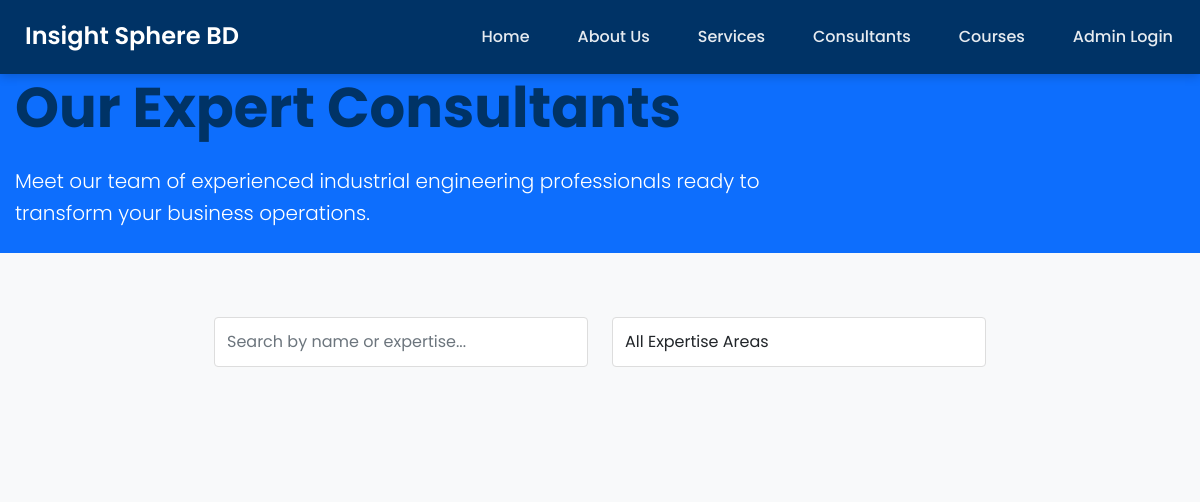
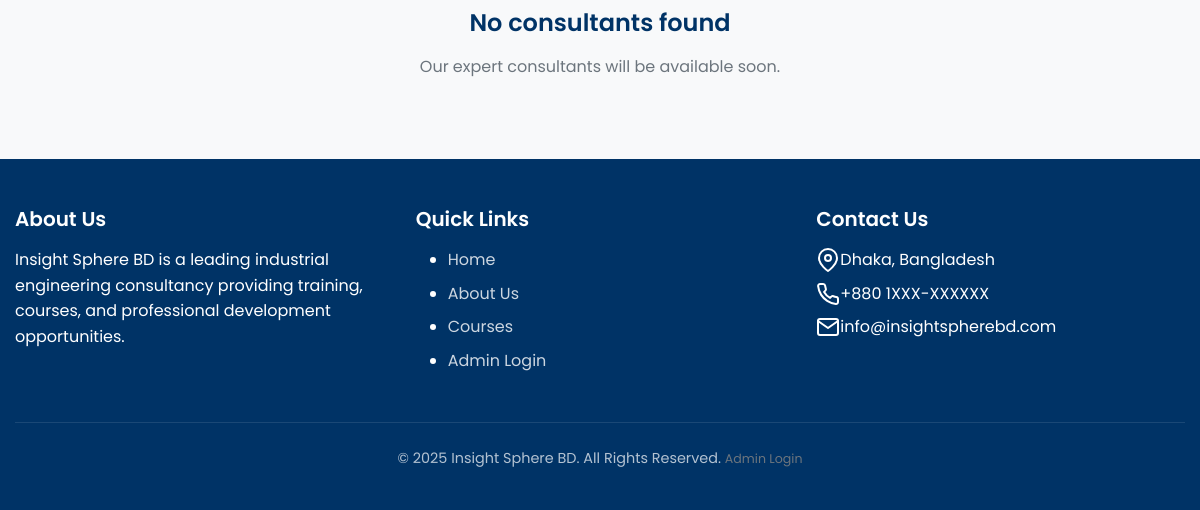
The app's page /consultants, older data (2 pictures, top to bottom).
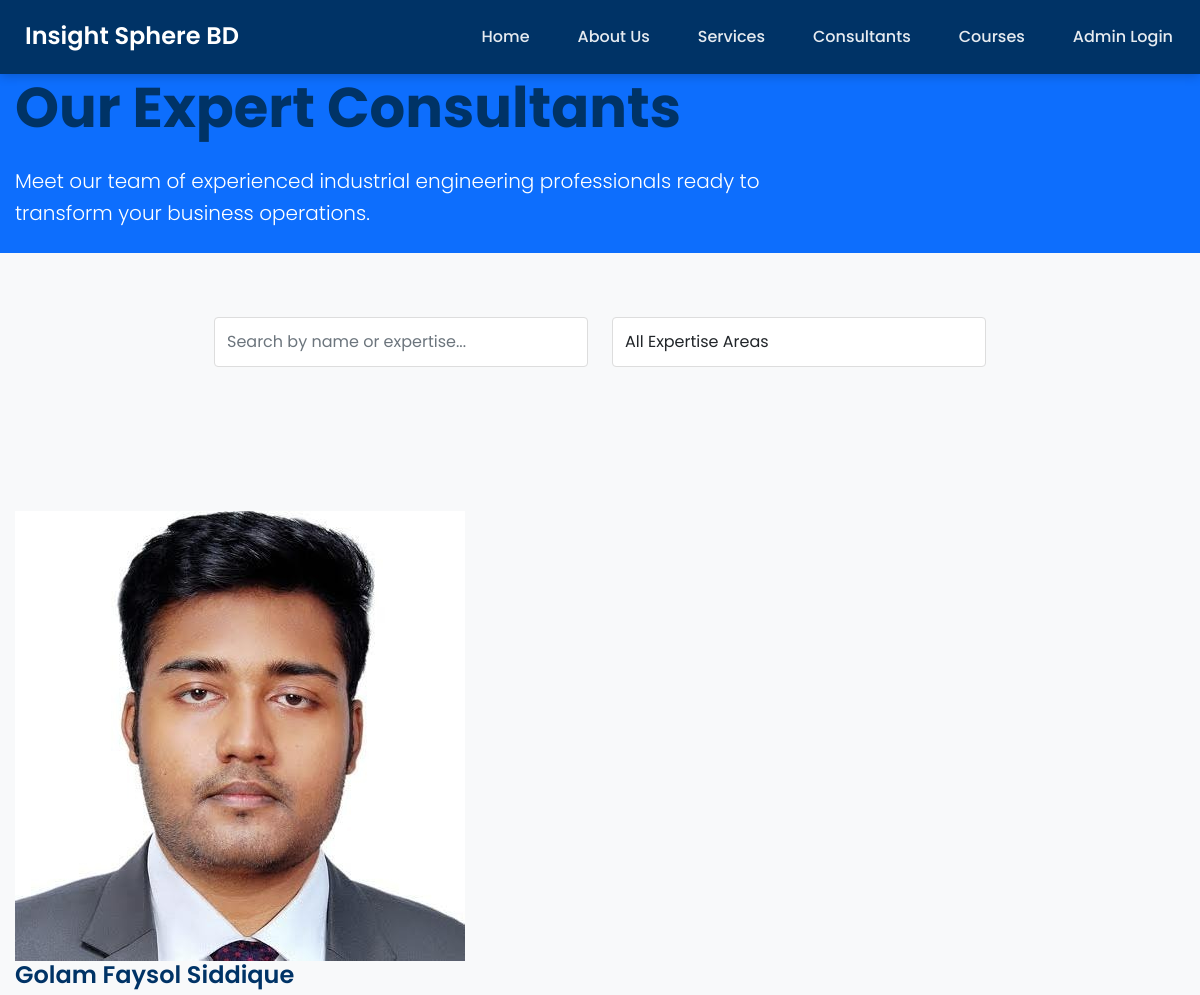
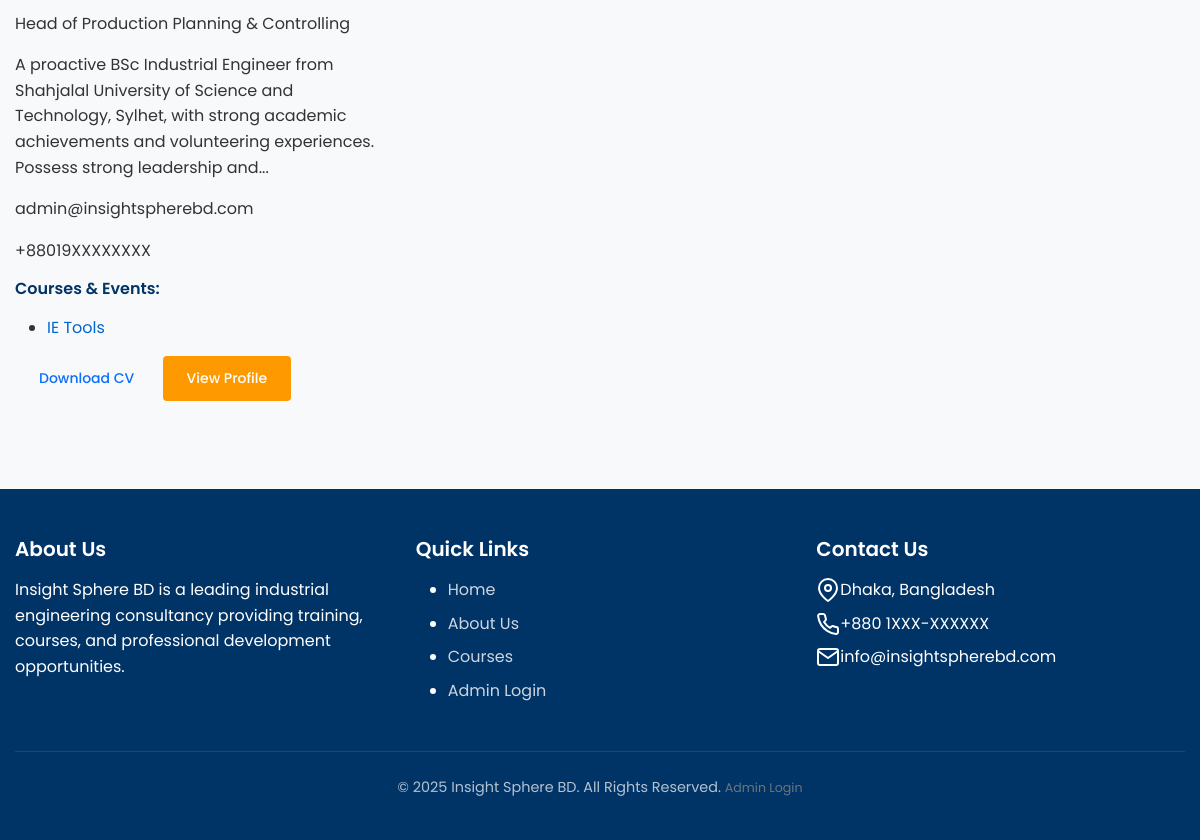
The same page, newer data (2 pictures, top to bottom).
### models.py (models this page shows, shortened)
class User(UserMixin, db.Model):
    id = db.Column(db.Integer, primary_key=True)
    username = db.Column(db.String(64), unique=True, nullable=False)
    email = db.Column(db.String(120), unique=True, nullable=False)
    password_hash = db.Column(db.String(256))
    full_name = db.Column(db.String(100))
    phone = db.Column(db.String(20))
    role = db.Column(db.String(20), default='user')  # user, admin, super_admin, consultant
    created_at = db.Column(db.DateTime, default=datetime.utcnow)
    courses = db.relationship('Course', secondary=registrations,
                             backref=db.backref('participants', lazy='dynamic'))
    payments = db.relationship('Payment', backref='user', lazy=True)
    certificates = db.relationship('Certificate', backref='user', lazy=True)
    is_consultant = db.Column(db.Boolean, default=False)
    bio = db.Column(db.Text)
    position = db.Column(db.String(100))
    photo_url = db.Column(db.String(255))
    photo_filename = db.Column(db.String(255), nullable=True)
    cv_filename = db.Column(db.String(255), nullable=True)
    @property
    def photo_path(self):
        if self.photo_filename:
            return url_for('static', filename=f'uploads/consultants/{self.photo_filename}')
        return self.photo_url or url_for('static', filename='img/default-avatar.png')
    @property
    def cv_path(self):
        if self.cv_filename:
            return url_for('static', filename=f'uploads/consultants/{self.cv_filename}')
        return None

class Course(db.Model):
    id = db.Column(db.Integer, primary_key=True)
    title = db.Column(db.String(100), nullable=False)
    description = db.Column(db.Text)
    date = db.Column(db.DateTime)
    duration = db.Column(db.String(50))  # e.g., "3 days", "2 weeks"
    fee = db.Column(db.Float, default=0.0)
    capacity = db.Column(db.Integer)
    location = db.Column(db.String(100))
    is_online = db.Column(db.Boolean, default=True)
    session_link = db.Column(db.String(255))  # Zoom, Google Meet, etc.
    is_published = db.Column(db.Boolean, default=False)
    created_at = db.Column(db.DateTime, default=datetime.utcnow)
    registration_open = db.Column(db.Boolean, default=True)
    payment_methods = db.Column(db.String(255), default='stripe,sslcommerz,manual')  # Comma-separated list of payment methods
    allow_bkash = db.Column(db.Boolean, default=True)  # via SSLCommerz
    allow_nagad = db.Column(db.Boolean, default=True)  # via SSLCommerz
    allow_rocket = db.Column(db.Boolean, default=True)  # via SSLCommerz
    allow_cards = db.Column(db.Boolean, default=True)  # via Stripe or SSLCommerz
    creator_id = db.Column(db.Integer, db.ForeignKey('user.id'))
    creator = db.relationship('User', foreign_keys=[creator_id])
    videos = db.relationship('CourseVideo', backref='course', lazy=True)
    materials = db.relationship('CourseMaterial', backref='course', lazy=True)

### routes/public.py (the view)
@public_bp.route('/consultants')
def consultants():
    consultants = User.query.filter_by(is_consultant=True).all()
    courses = Course.query.filter_by(is_published=True).all()
    return render_template('consultants.html',
                         title='Our Consultants',
                         consultants=consultants,
                         courses=courses)

### app.py (called while the page is built)
@app.context_processor
def inject_config():
    from datetime import datetime
    return {'config': app.config, 'now': datetime.utcnow()}

### templates/consultants.html (shortened to what this page needs)
{% extends "layout.html" %}
{% block content %}
<section class="hero-section bg-primary text-white">
    <div class="container">
        <div class="row align-items-center">
            <div class="col-lg-8">
                <h1 class="display-4 fw-bold mb-4">Our Expert Consultants</h1>
                <p class="lead mb-4">Meet our team of experienced industrial engineering professionals ready to transform your business operations.</p>
            </div>
        </div>
    </div>
</section>
<section class="section bg-light">
    <div class="container">
        <div class="row justify-content-center">
            <div class="col-lg-8">
                <div class="search-filter-box">
                    <div class="row">
                        <div class="col-md-6 mb-3">
                            <input type="text" class="form-control" id="consultantSearch" placeholder="Search by name or expertise...">
                        </div>
                        <div class="col-md-6 mb-3">
                            <select class="form-control" id="expertiseFilter">
                                <option value="">All Expertise Areas</option>
                            </select>
                        </div>
                    </div>
                </div>
            </div>
        </div>
    </div>
</section>
<section class="section">
    <div class="container">
        <div class="row" id="consultantsGrid">
            {% if consultants %}
                {% for consultant in consultants %}
                    <div class="col-lg-4 col-md-6 mb-4 consultant-card" data-name="{{ consultant.full_name|lower }}" data-expertise="{{ consultant.bio|lower }}">
                        <div class="consultant-portfolio h-100">
                            <div class="consultant-header">
                                <div class="consultant-photo">
                                    <img src="{{ consultant.photo_path }}" alt="{{ consultant.full_name }}" class="consultant-img">
                                </div>
                                <div class="consultant-basic-info">
                                    <h4 class="consultant-name">{{ consultant.full_name }}</h4>
                                    <p class="consultant-title">{{ consultant.position }}</p>
                                </div>
                            </div>
                            <div class="consultant-body">
                                <div class="consultant-bio">
                                    {{ consultant.bio|truncate(200)|safe }}
                                </div>
                                <div class="consultant-contact">
                                    <p> {{ consultant.email }}</p>
                                    {% if consultant.phone %}
                                        <p> {{ consultant.phone }}</p>
                                    {% endif %}
                                </div>
                                {% set consultant_courses = courses|selectattr('creator_id', 'equalto', consultant.id)|list %}
                                {% if consultant_courses %}
                                    <div class="consultant-courses">
                                        <h6>Courses & Events:</h6>
                                        <ul class="course-list">
                                            {% for course in consultant_courses[:3] %}
                                                <li><a href="{{ url_for('public.course_detail', course_id=course.id) }}">{{ course.title }}</a></li>
                                            {% endfor %}
                                        </ul>
                                    </div>
                                {% endif %}
                                <div class="consultant-actions">
                                    {% if consultant.cv_path %}
                                        <a href="{{ consultant.cv_path }}" class="btn btn-outline-primary btn-sm" target="_blank">
                                             Download CV
                                        </a>
                                    {% endif %}
                                    <button class="btn btn-primary btn-sm" data-bs-toggle="modal" data-bs-target="#consultantModal{{ consultant.id }}">
                                        View Profile
                                    </button>
                                </div>
                            </div>
                        </div>
                    </div>
                {% endfor %}
            {% else %}
                <div class="col-12">
                    <div class="text-center">
                        <h4>No consultants found</h4>
                        <p class="text-muted">Our expert consultants will be available soon.</p>
                    </div>
                </div>
            {% endif %}
        </div>
    </div>
</section>
{% endblock %}

### templates/layout.html (shortened to what this page needs)
<!DOCTYPE html>
<html lang="en">
<head>
    <link rel="stylesheet" href="https://cdn.jsdelivr.net/npm/bootstrap@5.2.3/dist/css/bootstrap.min.css">
    <link rel="stylesheet" href="https://cdn.jsdelivr.net/npm/feather-icons/dist/feather.min.css">
    <link rel="stylesheet" href="{{ url_for('static', filename='css/main.css') }}">
</head>
<body>
    <header class="site-header">
        <div class="container">
            <div class="site-logo">
                <h1><a href="{{ url_for('public.index') }}">Insight Sphere BD</a></h1>
            </div>
            <nav class="main-nav">
                <ul>
                    <li><a href="{{ url_for('public.index') }}">Home</a></li>
                    <li><a href="{{ url_for('public.about') }}">About Us</a></li>
                    <li><a href="{{ url_for('public.services') }}">Services</a></li>
                    <li><a href="{{ url_for('public.consultants') }}">Consultants</a></li>
                    <li><a href="{{ url_for('public.courses') }}">Courses</a></li>
                    {% if current_user.is_authenticated %}
                        {% if current_user.is_admin() %}
                            <li><a href="{{ url_for('admin.dashboard') }}">Admin Panel</a></li>
                        {% else %}
                            <li><a href="{{ url_for('user.dashboard') }}">My Dashboard</a></li>
                        {% endif %}
                        <li><a href="{{ url_for('auth.logout') }}">Logout</a></li>
                    {% else %}
                        <li><a href="{{ url_for('auth.admin_login') }}">Admin Login</a></li>
                    {% endif %}
                </ul>
            </nav>
        </div>
    </header>
    <main>
        {% block content %}{% endblock %}
    </main>
    <footer class="site-footer">
        <div class="container">
            <div class="footer-grid">
                <div class="footer-about">
                    <h3 class="footer-title">About Us</h3>
                    <p>Insight Sphere BD is a leading industrial engineering consultancy providing training, courses, and professional development opportunities.</p>
                </div>
                <div class="footer-links">
                    <h3 class="footer-title">Quick Links</h3>
                    <ul>
                        <li><a href="{{ url_for('public.index') }}">Home</a></li>
                        <li><a href="{{ url_for('public.about') }}">About Us</a></li>
                        <li><a href="{{ url_for('public.courses') }}">Courses</a></li>
                        {% if current_user.is_authenticated %}
                            <li><a href="{{ url_for('user.dashboard') }}">My Dashboard</a></li>
                        {% else %}
                            <li><a href="{{ url_for('auth.admin_login') }}">Admin Login</a></li>
                        {% endif %}
                    </ul>
                </div>
                <div class="footer-contact">
                    <h3 class="footer-title">Contact Us</h3>
                    <p><i data-feather="map-pin"></i> Dhaka, Bangladesh</p>
                    <p><i data-feather="phone"></i> +880 1XXX-XXXXXX</p>
                    <p><i data-feather="mail"></i> info@insightspherebd.com</p>
                </div>
            </div>
            <div class="footer-bottom">
                <p>&copy; {{ now.year }} Insight Sphere BD. All Rights Reserved. {% if not current_user.is_authenticated %}<a href="{{ url_for('auth.admin_login') }}" class="text-muted small">Admin Login</a>{% endif %}</p>
            </div>
        </div>
    </footer>
</body>
</html>

### static/css/main.css (style rules this page uses)
:root { --primary-color: #0066cc; --secondary-color: #003366; --accent-color: #ff9900; --text-color: #333333; --light-color: #f8f9fa; --light-gray: #f0f0f0; --medium-gray: #dddddd; --dark-gray: #666666; --font-family: 'Poppins', 'Roboto', sans-serif; }
body { font-family: var(--font-family); color: var(--text-color); line-height: 1.6; margin: 0; padding: 0; background-color: var(--light-color); }
a { color: var(--primary-color); text-decoration: none; }
h1, h2, h3, h4, h5, h6 { font-weight: 600; margin-top: 0; margin-bottom: 1rem; color: var(--secondary-color); }
.container { max-width: 1200px; margin: 0 auto; padding: 0 15px; }
.site-header { background-color: var(--secondary-color); box-shadow: 0 2px 10px rgba(0, 0, 0, 0.2); padding: 1rem 0; position: sticky; top: 0; z-index: 1000; }
.site-header .container { display: flex; justify-content: space-between; align-items: center; }
.site-logo { display: flex; align-items: center; }
.site-logo h1 { margin: 0; font-size: 1.5rem; margin-left: 10px; color: white; }
.site-logo a { color: white; text-decoration: none; }
.main-nav ul { display: flex; list-style: none; margin: 0; padding: 0; }
.main-nav li { margin-left: 1.5rem; }
.main-nav a { display: block; padding: 0.5rem 0.75rem; font-weight: 500; color: rgba(255, 255, 255, 0.9); border-radius: 4px; transition: all 0.2s ease; }
.btn { display: inline-block; font-weight: 500; padding: 0.75rem 1.5rem; border-radius: 4px; border: none; cursor: pointer; transition: all 0.2s ease; text-align: center; }
.btn-primary { background-color: var(--accent-color); color: white; }
.section { padding: 4rem 0; }
.site-footer { background-color: var(--secondary-color); color: white; padding: 3rem 0 1.5rem; }
.footer-grid { display: grid; grid-template-columns: repeat(auto-fit, minmax(250px, 1fr)); gap: 2rem; margin-bottom: 2rem; }
.footer-title { font-size: 1.25rem; margin-bottom: 1rem; color: white; }
.footer-links { list-style: none; padding: 0; margin: 0; }
.footer-links li { margin-bottom: 0.5rem; }
.footer-links a { color: rgba(255, 255, 255, 0.8); }
.footer-contact p { margin-bottom: 0.5rem; display: flex; align-items: center; }
.footer-bottom { text-align: center; padding-top: 1.5rem; border-top: 1px solid rgba(255, 255, 255, 0.1); font-size: 0.9rem; color: rgba(255, 255, 255, 0.7); }
.form-control { display: block; width: 100%; padding: 0.75rem; font-size: 1rem; border: 1px solid var(--medium-gray); border-radius: 4px; background-color: white; }

Row changes from the older to the newer data that the page shows:
now on this page (row edited): User: photo_path (picture), full_name "Golam Faysol Siddique", position "Head of Production Planning & Controlling", bio "A proactive BSc Industrial Engineer from Shahjalal University of Science and Technology, Sylhet, with strong academic achievements and volunteering experiences. Possess strong leadership and...", email "admin@insightspherebd.com", phone "+88019XXXXXXXX"
now on this page (row unchanged): Course: title "IE Tools"
Text that changed along with them:
text no longer shown: "No consultants found Our expert consultants will be available soon."
